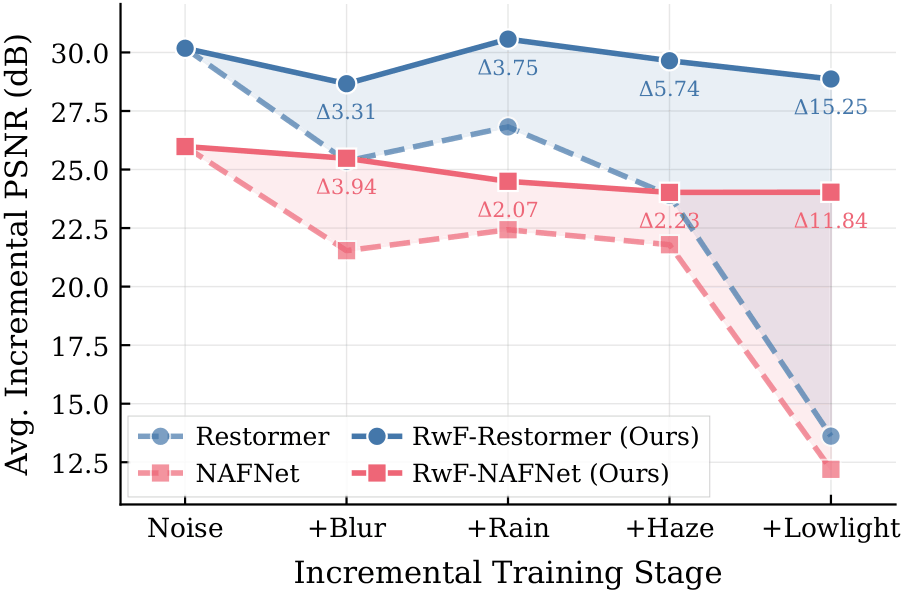
#> input picture assets/degradations_rwf_vs_sequential_avg_incremental.png, 905 x 594 px
$ python degradation_sanity_check.py --input_img assets/degradations_rwf_vs_sequential_avg_incremental.png
#> lines starting #> are read from the running program, lines starting #| are printed output that depends on the picture
### degradations.py
"""
Degradation synthesis functions for cross-task domain-incremental restoration.
All functions operate on float32 images in [0, 1] range, RGB channel order.
"""

import numpy as np
import cv2
from scipy.ndimage import gaussian_filter


### Gaussian Noise Synthesis

# [6 lines left out: function add_gaussian_noise, not called in this run]

### Motion Blur Synthesis

def _create_motion_kernel(length, angle_deg, curvature, kernel_size, num_pts=None):
    """
    Build a motion blur kernel by rasterizing a parametric trajectory of explicit
    length L (pixels) at angle theta, with optional sinusoidal perpendicular
    perturbation of amplitude C * L.

    Args:
        length: Trajectory length (motion magnitude) in pixels.
        angle_deg: Motion direction in degrees, [0, 360].
        curvature: Perpendicular curvature amplitude, 0 = linear, 0.6 = strongly curved.
        kernel_size: Side length of the kernel canvas (odd integer).
        num_pts: Number of trajectory sample points; defaults to ~10x length.
    """
    if num_pts is None:
        num_pts = max(int(length * 10), 200)

    s = np.linspace(-0.5, 0.5, num_pts)
    angle_rad = np.deg2rad(angle_deg)

    # base linear trajectory of length L along angle
    xs = length * s * np.cos(angle_rad)
    ys = length * s * np.sin(angle_rad)

    # perpendicular curvature for camera-shake-like paths
    if curvature > 0:
        perp_x, perp_y = -np.sin(angle_rad), np.cos(angle_rad)
        phase = np.random.uniform(0, 2 * np.pi)
        freq = np.random.uniform(0.5, 2.0)
        perturb = curvature * length * np.sin(2 * np.pi * freq * s + phase) * 0.25
        xs += perp_x * perturb
        ys += perp_y * perturb

    # center trajectory at origin
    xs = xs - xs.mean()
    ys = ys - ys.mean()

    # rasterize with sub-pixel bilinear deposition
    kernel = np.zeros((kernel_size, kernel_size), dtype=np.float32)
    c = kernel_size // 2
    for xi, yi in zip(xs, ys):
        xp, yp = xi + c, yi + c
        if 0 <= xp < kernel_size - 1 and 0 <= yp < kernel_size - 1:
            x0, y0 = int(np.floor(xp)), int(np.floor(yp))
            fx, fy = xp - x0, yp - y0
            kernel[y0, x0] += (1 - fx) * (1 - fy)
            kernel[y0, x0 + 1] += fx * (1 - fy)
            kernel[y0 + 1, x0] += (1 - fx) * fy
            kernel[y0 + 1, x0 + 1] += fx * fy

    total = kernel.sum()
    if total > 1e-8:
        kernel = kernel / total
    else:
        kernel = np.zeros((kernel_size, kernel_size), dtype=np.float32)
        kernel[c, c] = 1.0
    return kernel


def add_motion_blur(img, length=None, angle_deg=None, curvature=None, add_noise=True):
    """
    Args:
        img: Clean image.
        add_noise: Adds mild post-blur Gaussian noise to mimic long-exposure handheld sensor noise.
    """
    if length is None:
        length = float(np.random.uniform(11, 41))
    if angle_deg is None:
        angle_deg = float(np.random.uniform(0, 360))
    if curvature is None:
        curvature = float(np.random.uniform(0.0, 0.6))

    # kernel size needs to contain the trajectory bounding box
    max_extent = length * np.sqrt(1.0 + (curvature * 0.25) ** 2)
    kernel_size = 2 * int(max_extent / 2 + 3) + 1

    kernel = _create_motion_kernel(length, angle_deg, curvature, kernel_size)

    # apply blur per channel via 2D convolution with reflection padding
    blurred = np.zeros_like(img)
    for c in range(3):
        blurred[:, :, c] = cv2.filter2D(
            img[:, :, c], -1, kernel, borderType=cv2.BORDER_REFLECT
        )

    # post-blur sensor noise (long-exposure / low-light handheld capture)
    if add_noise and np.random.rand() < 0.4:
        sigma = np.random.uniform(1.0, 4.0) / 255.0
        noise = np.random.randn(*blurred.shape).astype(np.float32) * sigma
        blurred = blurred + noise

    return np.clip(blurred, 0.0, 1.0).astype(np.float32)


### Rain Streak Synthesis

def _create_rain_layer(h, w, num_streaks=800, streak_length_range=(20, 60),
                       streak_thickness_range=(1, 3), angle_range=(-30, 30)):
    """
    Generates a single rain streak layer as an alpha map.
    Streaks are near-vertical lines with directional motion-blur softening,
    following the Garg & Nayar (2007) / Yang et al. (2017) parametric model.
    """
    rain_layer = np.zeros((h, w), dtype=np.float32)

    for _ in range(num_streaks):
        # random position
        x = np.random.randint(0, w)
        y = np.random.randint(-h // 4, h)

        # streak parameters
        length = np.random.randint(*streak_length_range)
        thickness = np.random.randint(*streak_thickness_range)
        angle = np.random.uniform(*angle_range)  # degrees from vertical

        # streak intensity (brighter streaks are rarer)
        intensity = np.random.uniform(0.4, 1.0)

        # computing endpoints
        angle_rad = np.deg2rad(angle)
        dx = int(length * np.sin(angle_rad))
        dy = int(length * np.cos(angle_rad))

        pt1 = (x, y)
        pt2 = (x + dx, y + dy)

        cv2.line(rain_layer, pt1, pt2, float(intensity), thickness, lineType=cv2.LINE_AA)

    # applying directional motion blur along the streak direction to soften
    kernel_size = 5
    kernel = np.zeros((kernel_size, kernel_size), dtype=np.float32)
    kernel[:, kernel_size // 2] = 1.0 / kernel_size
    rain_layer = cv2.filter2D(rain_layer, -1, kernel)

    return rain_layer


def add_rain(img, num_layers=None, streak_density=None, alpha=None, veil=None):
    """
    Synthesizes rain streaks via multi-layer parametric composition with
    atmospheric veiling, following the multi-layer formulation of Wei et al.
    (CVPR 2019). Each layer represents a depth plane; far layers are blurred and
    have shorter, thinner streaks (depth-of-field effect).
    Model:
        1. Streak composite: J_streak = J + alpha * SUM_l(S_l)
        2. Atmospheric veiling: I_rain = (1 - veil) * J_streak + veil * A_rain
    Args:
        img: Clean image.
        num_layers: Number of rain layers (depth planes).
        streak_density: Base number of streaks per layer.
        alpha: Global rain streak intensity.
        veil: Atmospheric veiling factor. Controls global
              contrast reduction from suspended droplet scattering.
    """
    h, w = img.shape[:2]

    if num_layers is None:
        num_layers = np.random.randint(3, 10)
    if streak_density is None:
        streak_density = np.random.randint(500, 2500)
    if alpha is None:
        alpha = np.random.uniform(0.5, 1.0)
    if veil is None:
        veil = np.random.uniform(0.0, 0.5)

    angle_bounds = np.sort(np.random.uniform(-30, 30, size=2))
    angle_range = (float(angle_bounds[0]), float(angle_bounds[1]))

    rain_accumulator = np.zeros((h, w), dtype=np.float32)

    for layer_idx in range(num_layers):
        # farther layers: thinner, shorter, more blurred streaks
        depth_factor = (layer_idx + 1) / num_layers

        layer_streaks = int(streak_density * (1.0 - 0.3 * depth_factor))
        length_range = (int(15 * (1.0 + 0.5 * depth_factor)), int(70 * (1.0 + 0.3 * depth_factor)))
        thickness_range = (1, max(2, int(3 * (1.0 - 0.3 * depth_factor))))

        layer = _create_rain_layer(h, w, layer_streaks, length_range, thickness_range, angle_range=angle_range)

        # depth-of-field blur for far layers
        if layer_idx > 0:
            blur_sigma = 0.5 + depth_factor * 1.5
            layer = gaussian_filter(layer, sigma=blur_sigma)

        rain_accumulator += layer * (1.0 - 0.2 * depth_factor)

    # streak composite
    rain_accumulator = np.clip(rain_accumulator, 0, 1)
    # slight blue tint to match real rain spectral response
    rain_rgb = rain_accumulator[:, :, None] * np.array([0.85, 0.85, 0.90], dtype=np.float32)
    streaked = np.clip(img + alpha * rain_rgb, 0.0, 1.0)

    # atmospheric veiling from suspended droplet scattering (global contrast reduction)
    A_rain = np.random.uniform(0.65, 0.85)  # gray atmospheric light from water droplet scattering
    rainy = (1.0 - veil) * streaked + veil * A_rain

    return np.clip(rainy, 0.0, 1.0).astype(np.float32)


### Haze Synthesis (Atmospheric Scattering Model)

_midas_cache = {}

def _get_midas_model():
    """
    Lazy-loads and caches the MiDaS DPT-Hybrid monocular depth estimation model.
    """
    if "model" not in _midas_cache:
        import torch
        import warnings

        device = torch.device("cuda" if torch.cuda.is_available() else "cpu")
        print(f"[degradations] Loading MiDaS DPT-Hybrid on {device}")

        with warnings.catch_warnings():
            warnings.filterwarnings("ignore", category=FutureWarning, module="timm")
            warnings.filterwarnings("ignore", category=UserWarning, module="timm")
            model = torch.hub.load("intel-isl/MiDaS", "DPT_Hybrid")
            model.to(device).eval()

            transforms = torch.hub.load("intel-isl/MiDaS", "transforms")
            transform = transforms.dpt_transform

        _midas_cache["model"] = model
        _midas_cache["transform"] = transform
        _midas_cache["device"] = device
        print("[degradations] MiDaS loaded")

    return _midas_cache["model"], _midas_cache["transform"], _midas_cache["device"]


def _estimate_depth_midas(img):
    """
    Estimates a normalized depth [0, 1] map using MiDaS DPT-Hybrid monocular depth estimation model for scene-aware haze
    """
    import torch

    model, transform, device = _get_midas_model()
    h, w = img.shape[:2]

    img_uint8 = (img * 255).astype(np.uint8)
    input_batch = transform(img_uint8).to(device)

    with torch.no_grad():
        prediction = model(input_batch)
        prediction = torch.nn.functional.interpolate(
            prediction.unsqueeze(1),
            size=(h, w),
            mode="bicubic",
            align_corners=False,
        ).squeeze()

    depth = prediction.cpu().numpy().astype(np.float32)

    # MiDaS outputs inverse depth (higher = closer); invert for scattering
    depth = depth.max() - depth
    depth = (depth - depth.min()) / (depth.max() - depth.min() + 1e-8)
    return depth

def add_haze(img, beta=None, A=None, depth_scale=None):
    """
    Synthesizes haze via the atmospheric scattering model (Koschmieder 1924):
        I(x) = J(x) * t(x) + A * (1 - t(x))
    where t(x) = exp(-beta * d(x)).

    Args:
        img: Clean image.
        beta: Scattering coefficient.
        A: Global atmospheric light.
        depth_scale: Multiplier mapping normalized MiDaS depth to physical-equiv meters.
    """
    try:
        depth_map = _estimate_depth_midas(img)
    except (ImportError, Exception) as e:
        if "model" not in _midas_cache:
            raise RuntimeError(f"[degradations] Pre-trained MiDaS model unavailable ({e})")

    if beta is None:
        beta = np.random.uniform(0.05, 0.8)

    # per-channel atmospheric light with slight chromatic variation
    if A is None:
        A_mean = np.random.uniform(0.75, 1.0)
        A = np.clip(A_mean + np.random.randn(3) * 0.05, 0.7, 1.0).astype(np.float32)
    elif np.isscalar(A):
        A = np.array([A, A, A], dtype=np.float32)
    else:
        A = np.asarray(A, dtype=np.float32)

    # wider depth scaling to mirror outdoor scene depth ranges
    if depth_scale is None:
        depth_scale = np.random.uniform(1.5, 3.5)

    d = depth_map * depth_scale + 0.5  # meters-equiv

    t = np.exp(-beta * d).astype(np.float32)
    t = np.clip(t, 0.05, 1.0)  # lower-bound to avoid division issues
    t = t[:, :, None]  # (H, W, 1) for broadcasting

    A_broadcast = A.reshape(1, 1, 3)
    hazy = img * t + A_broadcast * (1.0 - t)
    return np.clip(hazy, 0.0, 1.0).astype(np.float32)


### Low-Light Synthesis

# [32 lines left out: function add_low_light, not called in this run]


DEGRADATION_FUNCTIONS = {
    "deblur": add_motion_blur,
    "dehaze": add_haze,
    "derain": add_rain,
    "lowlight": add_low_light,
}

DOMAIN_ORDER = ["deblur", "dehaze", "derain", "lowlight"]

### degradation_sanity_check.py
"""
Usage:
    python degradation_sanity_check.py --input_img ./path/to/image.png
"""

import os
import argparse
import numpy as np
import cv2

from degradations import add_motion_blur, add_rain, add_haze, add_low_light


def load_real_image(path):
    img_bgr = cv2.imread(path, cv2.IMREAD_COLOR)
#> img_bgr is the input picture: shape (594, 905, 3); mean B, G, R 240.1, 238.1, 240.3
    if img_bgr is None:
        raise FileNotFoundError(f"Could not load image: {path}")
    img_rgb = cv2.cvtColor(img_bgr, cv2.COLOR_BGR2RGB)
    return img_rgb.astype(np.float32) / 255.0
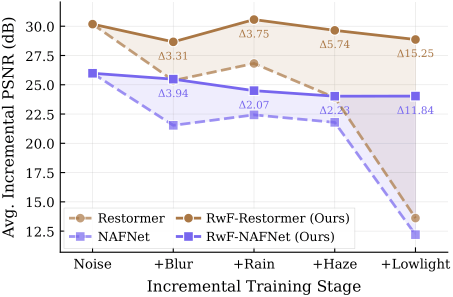
#> returned value: shape (594, 905, 3) float32 (shown at 1/2 size); mean of channels 0, 1, 2 0.942, 0.934, 0.942; drawn as B, G, R


def compute_psnr(gt, degraded):
    mse = np.mean((gt - degraded) ** 2)
    if mse < 1e-10:
        return float("inf")
    return 10 * np.log10(1.0 / mse)


def main():
    parser = argparse.ArgumentParser()
    parser.add_argument("--input_img", type=str, default="./datasets/DIV2K/DIV2K_train_HR/0002.png")
    parser.add_argument("--output_dir", type=str, default="./outputs/degradations_sanity_check_output")
    parser.add_argument("--seed", type=int, default=42)
    args = parser.parse_args()

    os.makedirs(args.output_dir, exist_ok=True)
    np.random.seed(args.seed)

    gt = load_real_image(args.input_img)
    h, w = gt.shape[:2]
    img_bgr = cv2.cvtColor((np.clip(gt, 0, 1) * 255).astype(np.uint8), cv2.COLOR_RGB2BGR)
    cv2.imwrite(os.path.join(args.output_dir, "GT.png"), img_bgr)

    # defining degradations
    # # lowest params
    # degradations = [
    #     ("Deblur", "Motion Blur (L=11, θ=0°, C=0.0)", add_motion_blur, {"length": 11, "angle_deg": 0, "curvature": 0.0}),
    #     ("Derain", "Rain Streaks (L=3, n=500, α=0.5, veil=0.0)", add_rain,
    #      {"num_layers": 3, "streak_density": 500, "alpha": 0.5, "veil": 0.0}),
    #     ("Dehaze", "Haze (β=0.05, A=0.75, D=1.5)", add_haze, {"beta": 0.05, "A": 0.75, "depth_scale": 1.5}),
    #     ("Lowlight", "Low-Light (γ=1.8, ns=0.01)", add_low_light, {"gamma": 1.8, "noise_scale": 0.01}),
    # ]

    # highest params
    degradations = [
        ("Deblur", "Motion Blur (L=41, θ=90°, C=0.6)", add_motion_blur, {"length": 41, "angle_deg": 90, "curvature": 0.6}),
        ("Derain", "Rain Streaks (L=10, n=2500, α=1.0, veil=0.5)", add_rain,
         {"num_layers": 10, "streak_density": 2500, "alpha": 1.0, "veil": 0.5}),
        ("Dehaze", "Haze (β=0.8, A=1.0, D=3.5)", add_haze, {"beta": 0.8, "A": 1.0, "depth_scale": 3.5}),
        ("Lowlight", "Low-Light (γ=4.5, ns=0.06)", add_low_light, {"gamma": 4.5, "noise_scale": 0.06}),
    ]

    # applying each degradation
    results = []
    for domain_id, name, func, params in degradations:
        np.random.seed(args.seed)
        degraded = func(gt, **params)
        p = compute_psnr(gt, degraded)
        print(f"{domain_id}: {name} PSNR={p:.2f} dB")
        results.append((domain_id, name, p, params, degraded))
#> this loop made 3 passes
#> (mse in compute_psnr, p) on passes 1 to 2: (0.0277, 15.58), (0.0276, 15.59)
#> (printed output is left out)
#> pass 1, in main, `degraded = func(gt, **params)`:
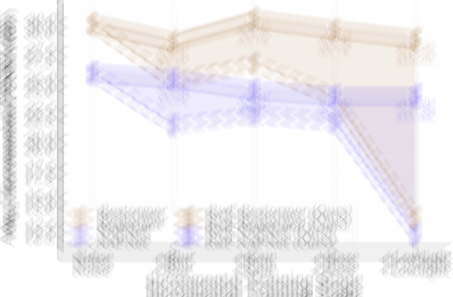
#> degraded: shape (594, 905, 3) float32 (shown at 1/2 size); mean of channels 0, 1, 2 0.943, 0.934, 0.942; drawn as B, G, R
#> pass 2, in add_rain, `streaked = np.clip(img + alpha * rain_rgb, 0.0, 1.0)`:
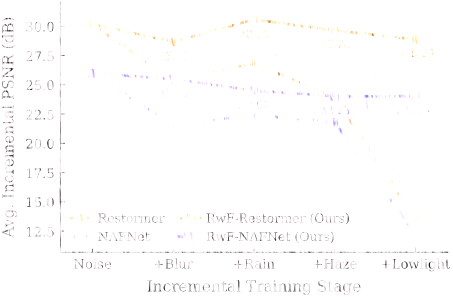
#> streaked: shape (594, 905, 3) float32 (shown at 1/2 size); mean of channels 0, 1, 2 0.991, 0.991, 0.993; drawn as B, G, R
#> pass 2, in add_rain, `rainy = (1.0 - veil) * streaked + veil * A_rain`:
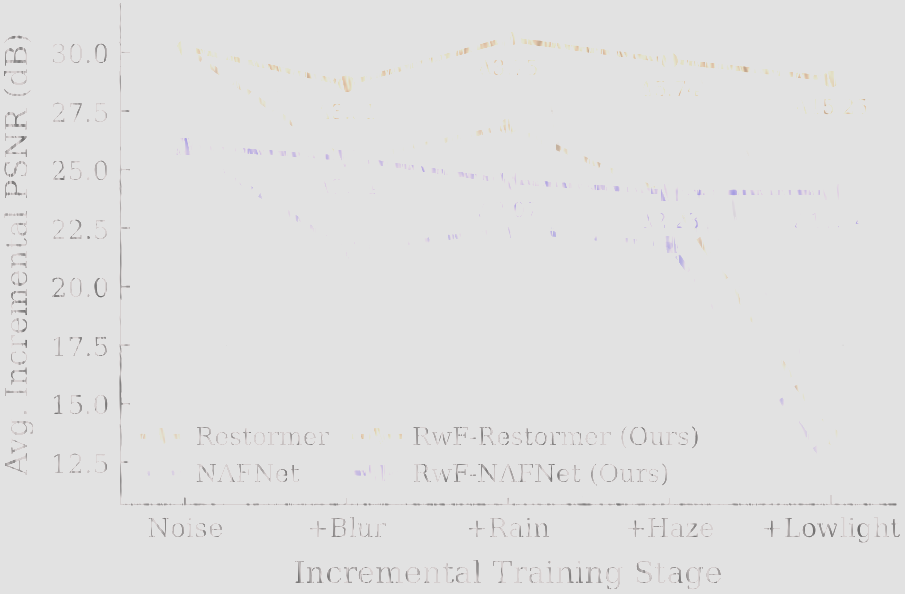
#> rainy: shape (594, 905, 3) float32; mean of channels 0, 1, 2 0.879, 0.879, 0.88; drawn as B, G, R
#> after the loop, results = 2 items

    # side-by-side comparison grid
    panel_h = 300
    ratio = panel_h / h
    panel_w = int(w * ratio)

    # [10 lines left out: function make_panel, not called in this run]

    panels = []

    for domain_id, _, psnr_val, params, degraded in results:
        img_bgr = cv2.cvtColor((np.clip(degraded, 0, 1) * 255).astype(np.uint8), cv2.COLOR_RGB2BGR)
        panels.append(make_panel(img_bgr, domain_id, psnr_val, params))

    top_row = np.concatenate(panels[:2], axis=1)
    bottom_row = np.concatenate(panels[2:], axis=1)
    grid = np.concatenate([top_row, bottom_row], axis=0)
    grid_path = os.path.join(args.output_dir, "comparison_grid.png")
    cv2.imwrite(grid_path, grid)


if __name__ == "__main__":
    main()
#> (the call stopped at in _get_midas_model, `device = torch.device("cuda" if torch.cuda.is_available() else "cpu")`: torch is not available in this run)

$ run again, on assets/rwf_framework.png
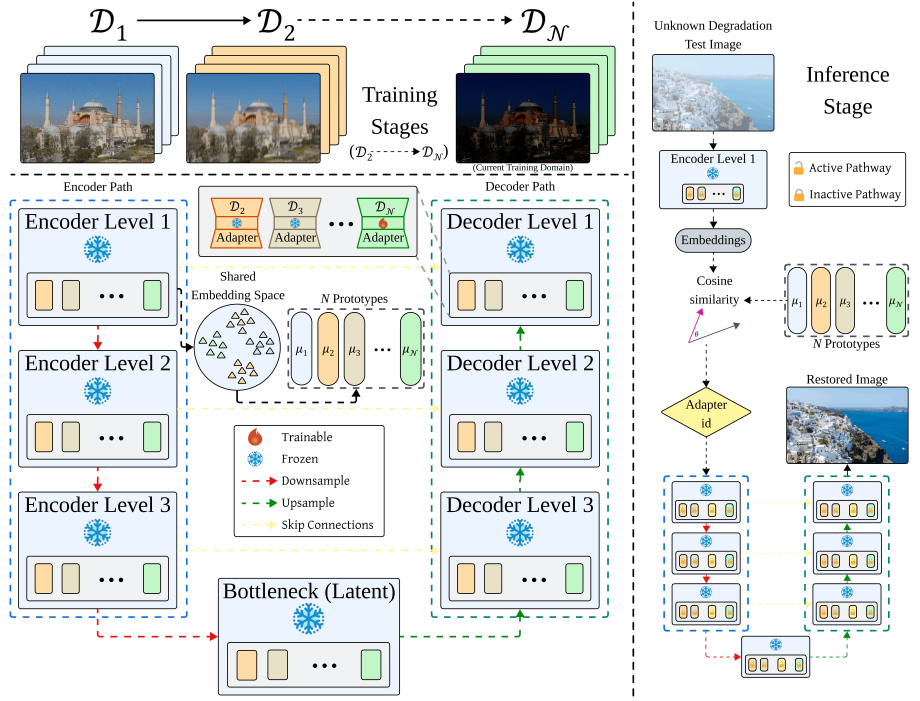
#> input picture assets/rwf_framework.png, 2758 x 2103 px (shown at 1/3 size)
#> in load_real_image, img_bgr is the input picture: shape (2103, 2758, 3); mean B, G, R 226, 225.5, 221.5
#> the loop in main, `for domain_id, name, func, params in degradations:` made 3 passes
#> (mse in compute_psnr, p) on passes 1 to 2: (0.0363, 14.4), (0.0306, 15.14)
#> (printed output is left out)
#> pass 1, in main, `degraded = func(gt, **params)`:
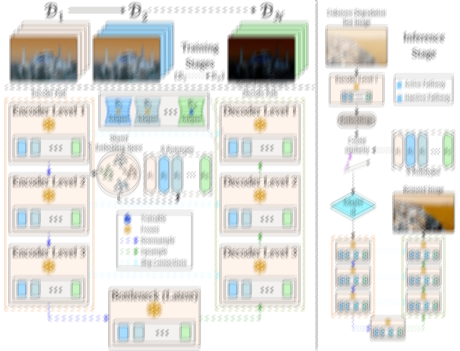
#> degraded: shape (2103, 2758, 3) float32 (shown at 1/6 size); mean of channels 0, 1, 2 0.879, 0.898, 0.896; drawn as B, G, R
#> pass 2, in add_rain, `rainy = (1.0 - veil) * streaked + veil * A_rain`:
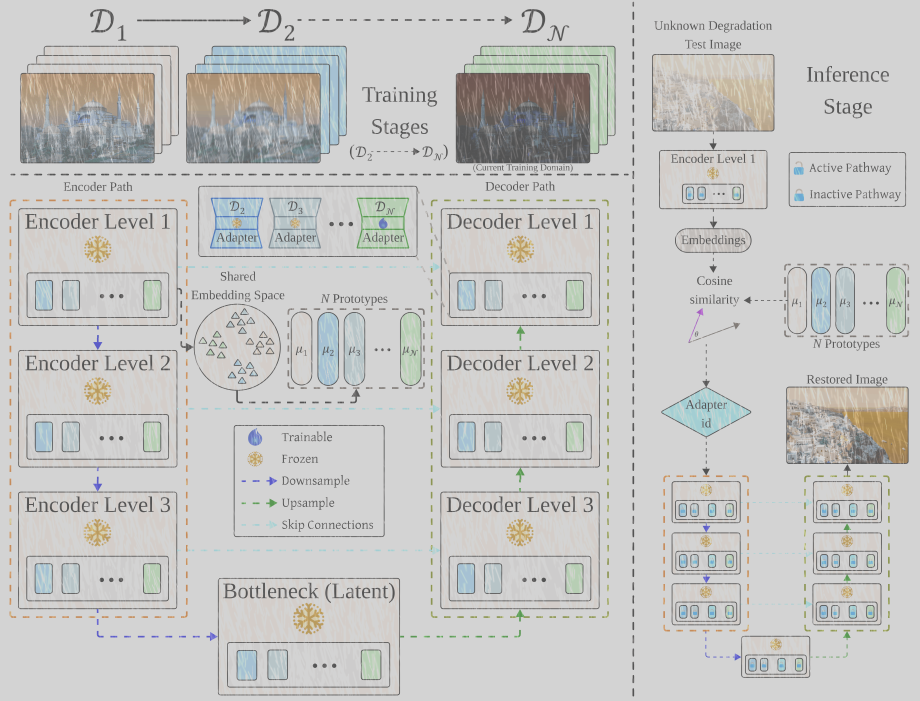
#> rainy: shape (2103, 2758, 3) float32 (shown at 1/3 size); mean of channels 0, 1, 2 0.751, 0.758, 0.761; drawn as B, G, R
#> after the loop in main, `for domain_id, name, func, params in degradations:`: results = 2 items
